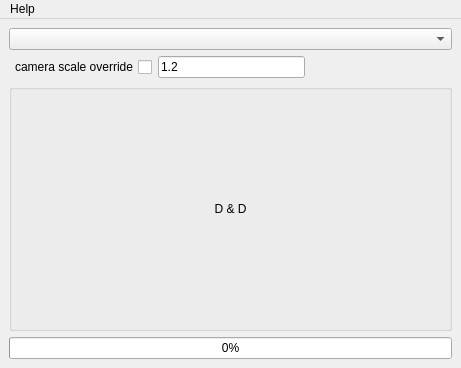
<?xml version="1.0" encoding="UTF-8"?>
<ui version="4.0">
 <class>MainWindow</class>
 <widget class="QMainWindow" name="MainWindow">
  <property name="geometry">
   <rect>
    <x>0</x>
    <y>0</y>
    <width>461</width>
    <height>368</height>
   </rect>
  </property>
  <property name="windowTitle">
   <string>MainWindow</string>
  </property>
  <widget class="QWidget" name="centralwidget">
   <layout class="QVBoxLayout" name="verticalLayout_2">
    <item>
     <layout class="QVBoxLayout" name="verticalLayout">
      <item>
       <layout class="QHBoxLayout" name="horizontalLayout_2">
        <item>
         <widget class="QComboBox" name="comboBox"/>
        </item>
       </layout>
      </item>
      <item>
       <layout class="QHBoxLayout" name="horizontalLayout" stretch="0,0,0">
        <item>
         <widget class="QCheckBox" name="cameraScaleOverride_CheckBox">
          <property name="layoutDirection">
           <enum>Qt::RightToLeft</enum>
          </property>
          <property name="text">
           <string>camera scale override</string>
          </property>
         </widget>
        </item>
        <item>
         <widget class="QLineEdit" name="overrideValue_LineEdit">
          <property name="text">
           <string>1.2</string>
          </property>
         </widget>
        </item>
        <item>
         <spacer name="horizontalSpacer">
          <property name="orientation">
           <enum>Qt::Horizontal</enum>
          </property>
          <property name="sizeHint" stdset="0">
           <size>
            <width>40</width>
            <height>20</height>
           </size>
          </property>
         </spacer>
        </item>
       </layout>
      </item>
      <item>
       <widget class="QGroupBox" name="groupBox">
        <property name="acceptDrops">
         <bool>true</bool>
        </property>
        <property name="title">
         <string/>
        </property>
        <property name="alignment">
         <set>Qt::AlignJustify|Qt::AlignVCenter</set>
        </property>
        <layout class="QVBoxLayout" name="verticalLayout_3">
         <property name="margin">
          <number>2</number>
         </property>
         <item>
          <spacer name="verticalSpacer_2">
           <property name="orientation">
            <enum>Qt::Vertical</enum>
           </property>
           <property name="sizeHint" stdset="0">
            <size>
             <width>20</width>
             <height>40</height>
            </size>
           </property>
          </spacer>
         </item>
         <item>
          <widget class="QLabel" name="label">
           <property name="text">
            <string>D &amp; D</string>
           </property>
           <property name="alignment">
            <set>Qt::AlignCenter</set>
           </property>
          </widget>
         </item>
         <item>
          <spacer name="verticalSpacer">
           <property name="orientation">
            <enum>Qt::Vertical</enum>
           </property>
           <property name="sizeHint" stdset="0">
            <size>
             <width>20</width>
             <height>40</height>
            </size>
           </property>
          </spacer>
         </item>
        </layout>
       </widget>
      </item>
     </layout>
    </item>
    <item>
     <widget class="QProgressBar" name="progressBar">
      <property name="value">
       <number>0</number>
      </property>
     </widget>
    </item>
   </layout>
  </widget>
  <widget class="QMenuBar" name="menuBar">
   <property name="geometry">
    <rect>
     <x>0</x>
     <y>0</y>
     <width>461</width>
     <height>21</height>
    </rect>
   </property>
   <widget class="QMenu" name="menuHelp">
    <property name="title">
     <string>Help</string>
    </property>
    <addaction name="actionGo_to_shotgun"/>
   </widget>
   <addaction name="menuHelp"/>
  </widget>
  <action name="actionGo_to_shotgun">
   <property name="text">
    <string>go to shotgun</string>
   </property>
  </action>
 </widget>
 <resources/>
 <connections/>
</ui>
